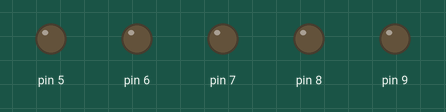
Simulated run of this sketch. Board: Arduino Uno, built with avr-gcc and run on an emulated ATmega328P. Shown: output pins drawn as LEDs (lit = HIGH).

Above: at 0.1 s.
At 1.1 s:
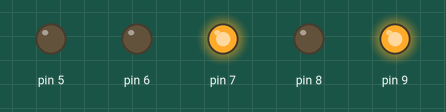
At 2.1 s:
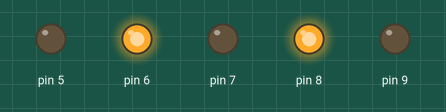
At 4.1 s:
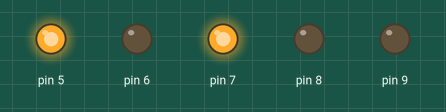
At 6.1 s:
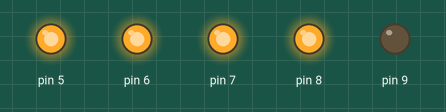
At 8.1 s:
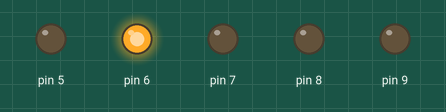
Timing chart, 0 to 8.4 s (numbered marks = the images above):
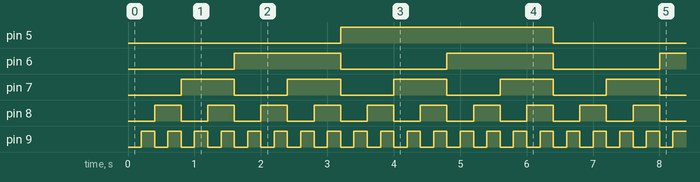

The sketch:

bitCounter.ino
```cpp
#include <stdlib.h>
#include <stdio.h>

#define LED_WHITE    5
#define LED_BLUE     6
#define LED_GREEN    7
#define LED_YELLOW   8
#define LED_RED      9
#define DIT        200
#define DAH        (DIT * 3)

void setup() {
  for (int pin = LED_WHITE; pin <= LED_RED; ++pin) {
    pinMode(pin, OUTPUT);
  }
}

int *get_bits(int numero, int quantidadeBits){
  int *mapa = malloc(sizeof(int) * quantidadeBits);

  for(int posicao = 0; posicao < quantidadeBits; ++posicao){
    int mascara        = 1 << posicao;
    int mascaraPosicao = numero & mascara;
    int situacaoBit    = mascaraPosicao >> posicao;

    mapa[posicao]      = situacaoBit;
  }

  return mapa;
}
/*
  0 00000
  1 00001
  2 00010
  3 00011
  4 00100
  5 00101
  6 00110
  7 00111
  8 01000
  9 01001
 10 01010
 11 01011
 12 01100
 13 01101
 14 01110
 15 01111
 16 10000
 17 10001
 18 10010
 19 10011
 20 10100
 21 10101
 22 10110
 23 10111
 24 11000
 25 11001
 26 11010
 27 11011
 28 11100
 29 11101
 30 11110
 31 11111
 */
void loop() {
  int quantidadeBits = 8;
  int quantidadeLEDs = 5;
  int limite         = 32;

  for (int numero = 0; numero < limite; ++numero) {
    int  led  = 0;
    int *mapa = get_bits(numero, quantidadeBits);

    for (int posicao = quantidadeLEDs; posicao > 0; --posicao) {
      int  pin = LED_WHITE + led;
      digitalWrite(pin, mapa[posicao - 1]);
     ++led;
    }

    delay(DIT);
  }
}
```

Measured:
- by itself, pin 5: alternates HIGH for 3.2 s and LOW for 3.2 s
- by itself, pin 6: alternates HIGH for 1.6 s and LOW for 1.6 s
- by itself, pin 7: alternates HIGH for 0.80 s and LOW for 0.80 s
- by itself, pin 8: alternates HIGH for 0.40 s and LOW for 0.40 s
- by itself, pin 9: alternates HIGH for 0.20 s and LOW for 0.20 s
